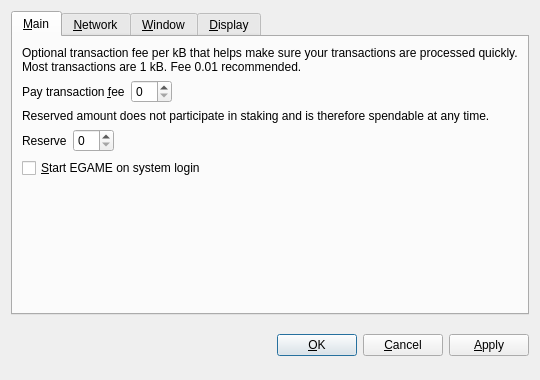
<?xml version="1.0" encoding="UTF-8"?>
<ui version="4.0">
 <class>OptionsDialog</class>
 <widget class="QDialog" name="OptionsDialog">
  <property name="geometry">
   <rect>
    <x>0</x>
    <y>0</y>
    <width>540</width>
    <height>380</height>
   </rect>
  </property>
  <property name="windowTitle">
   <string>Options</string>
  </property>
  <property name="modal">
   <bool>true</bool>
  </property>
  <layout class="QVBoxLayout" name="verticalLayout">
   <item>
    <widget class="QTabWidget" name="tabWidget">
     <property name="tabPosition">
      <enum>QTabWidget::North</enum>
     </property>
     <property name="currentIndex">
      <number>0</number>
     </property>
     <widget class="QWidget" name="tabMain">
      <attribute name="title">
       <string>&amp;Main</string>
      </attribute>
      <layout class="QVBoxLayout" name="verticalLayout_Main">
       <item>
        <widget class="QLabel" name="transactionFeeInfoLabel">
         <property name="text">
          <string>Optional transaction fee per kB that helps make sure your transactions are processed quickly. Most transactions are 1 kB. Fee 0.01 recommended.</string>
         </property>
         <property name="textFormat">
          <enum>Qt::PlainText</enum>
         </property>
         <property name="wordWrap">
          <bool>true</bool>
         </property>
        </widget>
       </item>
       <item>
        <layout class="QHBoxLayout" name="horizontalLayoutFee">
         <item>
          <widget class="QLabel" name="transactionFeeLabel">
           <property name="text">
            <string>Pay transaction &amp;fee</string>
           </property>
           <property name="textFormat">
            <enum>Qt::PlainText</enum>
           </property>
           <property name="buddy">
            <cstring>transactionFee</cstring>
           </property>
          </widget>
         </item>
         <item>
          <widget class="BitcoinAmountField" name="transactionFee"/>
         </item>
         <item>
          <spacer name="horizontalSpacerFee">
           <property name="orientation">
            <enum>Qt::Horizontal</enum>
           </property>
           <property name="sizeHint" stdset="0">
            <size>
             <width>40</width>
             <height>20</height>
            </size>
           </property>
          </spacer>
         </item>
        </layout>
       </item>
       <item>
        <widget class="QLabel" name="reserveBalanceInfoLabel">
         <property name="text">
          <string>Reserved amount does not participate in staking and is therefore spendable at any time.</string>
         </property>
         <property name="textFormat">
          <enum>Qt::PlainText</enum>
         </property>
         <property name="wordWrap">
          <bool>true</bool>
         </property>
        </widget>
       </item>
       <item>
        <layout class="QHBoxLayout" name="horizontalLayoutReserveBalance">
         <item>
          <widget class="QLabel" name="reserveBalanceLabel">
           <property name="text">
            <string>Reserve</string>
           </property>
           <property name="textFormat">
            <enum>Qt::PlainText</enum>
           </property>
           <property name="buddy">
            <cstring>reserveBalance</cstring>
           </property>
          </widget>
         </item>
         <item>
          <widget class="BitcoinAmountField" name="reserveBalance"/>
         </item>
         <item>
          <spacer name="horizontalSpacerReserveBalance">
           <property name="orientation">
            <enum>Qt::Horizontal</enum>
           </property>
           <property name="sizeHint" stdset="0">
            <size>
             <width>40</width>
             <height>20</height>
            </size>
           </property>
          </spacer>
         </item>
        </layout>
       </item>
       <item>
        <widget class="QCheckBox" name="bitcoinAtStartup">
         <property name="toolTip">
          <string>Automatically start EGAME after logging in to the system.</string>
         </property>
         <property name="text">
          <string>&amp;Start EGAME on system login</string>
         </property>
        </widget>
       </item>
       <item>
        <spacer name="verticalSpacer_Main">
         <property name="orientation">
          <enum>Qt::Vertical</enum>
         </property>
         <property name="sizeHint" stdset="0">
          <size>
           <width>20</width>
           <height>40</height>
          </size>
         </property>
        </spacer>
       </item>
      </layout>
     </widget>
     <widget class="QWidget" name="tabNetwork">
      <attribute name="title">
       <string>&amp;Network</string>
      </attribute>
      <layout class="QVBoxLayout" name="verticalLayout_Network">
       <item>
        <widget class="QCheckBox" name="mapPortUpnp">
         <property name="toolTip">
          <string>Automatically open the EGAME client port on the router. This only works when your router supports UPnP and it is enabled.</string>
         </property>
         <property name="text">
          <string>Map port using &amp;UPnP</string>
         </property>
        </widget>
       </item>
       <item>
        <widget class="QCheckBox" name="connectSocks">
         <property name="toolTip">
          <string>Connect to the EGAME network through a SOCKS proxy (e.g. when connecting through Tor).</string>
         </property>
         <property name="text">
          <string>&amp;Connect through SOCKS proxy:</string>
         </property>
        </widget>
       </item>
       <item>
        <layout class="QHBoxLayout" name="horizontalLayout_Network">
         <item>
          <widget class="QLabel" name="proxyIpLabel">
           <property name="text">
            <string>Proxy &amp;IP:</string>
           </property>
           <property name="textFormat">
            <enum>Qt::PlainText</enum>
           </property>
           <property name="buddy">
            <cstring>proxyIp</cstring>
           </property>
          </widget>
         </item>
         <item>
          <widget class="QValidatedLineEdit" name="proxyIp">
           <property name="maximumSize">
            <size>
             <width>140</width>
             <height>16777215</height>
            </size>
           </property>
           <property name="toolTip">
            <string>IP address of the proxy (e.g. 127.0.0.1)</string>
           </property>
          </widget>
         </item>
         <item>
          <widget class="QLabel" name="proxyPortLabel">
           <property name="text">
            <string>&amp;Port:</string>
           </property>
           <property name="textFormat">
            <enum>Qt::PlainText</enum>
           </property>
           <property name="buddy">
            <cstring>proxyPort</cstring>
           </property>
          </widget>
         </item>
         <item>
          <widget class="QLineEdit" name="proxyPort">
           <property name="maximumSize">
            <size>
             <width>55</width>
             <height>16777215</height>
            </size>
           </property>
           <property name="toolTip">
            <string>Port of the proxy (e.g. 9050)</string>
           </property>
          </widget>
         </item>
         <item>
          <widget class="QLabel" name="socksVersionLabel">
           <property name="text">
            <string>SOCKS &amp;Version:</string>
           </property>
           <property name="textFormat">
            <enum>Qt::PlainText</enum>
           </property>
           <property name="buddy">
            <cstring>socksVersion</cstring>
           </property>
          </widget>
         </item>
         <item>
          <widget class="QValueComboBox" name="socksVersion">
           <property name="toolTip">
            <string>SOCKS version of the proxy (e.g. 5)</string>
           </property>
          </widget>
         </item>
         <item>
          <spacer name="horizontalSpacer_Network">
           <property name="orientation">
            <enum>Qt::Horizontal</enum>
           </property>
           <property name="sizeHint" stdset="0">
            <size>
             <width>40</width>
             <height>20</height>
            </size>
           </property>
          </spacer>
         </item>
        </layout>
       </item>
       <item>
        <spacer name="verticalSpacer_Network">
         <property name="orientation">
          <enum>Qt::Vertical</enum>
         </property>
         <property name="sizeHint" stdset="0">
          <size>
           <width>20</width>
           <height>40</height>
          </size>
         </property>
        </spacer>
       </item>
      </layout>
     </widget>
     <widget class="QWidget" name="tabWindow">
      <attribute name="title">
       <string>&amp;Window</string>
      </attribute>
      <layout class="QVBoxLayout" name="verticalLayout_Window">
       <item>
        <widget class="QCheckBox" name="minimizeToTray">
         <property name="toolTip">
          <string>Show only a tray icon after minimizing the window.</string>
         </property>
         <property name="text">
          <string>&amp;Minimize to the tray instead of the taskbar</string>
         </property>
        </widget>
       </item>
       <item>
        <widget class="QCheckBox" name="minimizeOnClose">
         <property name="toolTip">
          <string>Minimize instead of exit the application when the window is closed. When this option is enabled, the application will be closed only after selecting Quit in the menu.</string>
         </property>
         <property name="text">
          <string>M&amp;inimize on close</string>
         </property>
        </widget>
       </item>
       <item>
        <spacer name="verticalSpacer_Window">
         <property name="orientation">
          <enum>Qt::Vertical</enum>
         </property>
         <property name="sizeHint" stdset="0">
          <size>
           <width>20</width>
           <height>40</height>
          </size>
         </property>
        </spacer>
       </item>
      </layout>
     </widget>
     <widget class="QWidget" name="tabDisplay">
      <attribute name="title">
       <string>&amp;Display</string>
      </attribute>
      <layout class="QVBoxLayout" name="verticalLayout_Display">
       <item>
        <layout class="QHBoxLayout" name="horizontalLayout_1_Display">
         <item>
          <widget class="QLabel" name="langLabel">
           <property name="text">
            <string>User Interface &amp;language:</string>
           </property>
           <property name="textFormat">
            <enum>Qt::PlainText</enum>
           </property>
           <property name="buddy">
            <cstring>lang</cstring>
           </property>
          </widget>
         </item>
         <item>
          <widget class="QValueComboBox" name="lang">
           <property name="toolTip">
            <string>The user interface language can be set here. This setting will take effect after restarting EGAME.</string>
           </property>
          </widget>
         </item>
        </layout>
       </item>
       <item>
        <layout class="QHBoxLayout" name="horizontalLayout_2_Display">
         <item>
          <widget class="QLabel" name="unitLabel">
           <property name="text">
            <string>&amp;Unit to show amounts in:</string>
           </property>
           <property name="textFormat">
            <enum>Qt::PlainText</enum>
           </property>
           <property name="buddy">
            <cstring>unit</cstring>
           </property>
          </widget>
         </item>
         <item>
          <widget class="QValueComboBox" name="unit">
           <property name="toolTip">
            <string>Choose the default subdivision unit to show in the interface and when sending coins.</string>
           </property>
          </widget>
         </item>
        </layout>
       </item>
       <item>
        <widget class="QCheckBox" name="displayAddresses">
         <property name="toolTip">
          <string>Whether to show EGAME addresses in the transaction list or not.</string>
         </property>
         <property name="text">
          <string>&amp;Display addresses in transaction list</string>
         </property>
        </widget>
       </item>
       <item>
        <widget class="QCheckBox" name="coinControlFeatures">
         <property name="toolTip">
          <string>Whether to show coin control features or not.</string>
         </property>
         <property name="text">
          <string>Display coin &amp;control features (experts only!)</string>
         </property>
        </widget>
       </item>
       <item>
        <spacer name="verticalSpacer_Display">
         <property name="orientation">
          <enum>Qt::Vertical</enum>
         </property>
         <property name="sizeHint" stdset="0">
          <size>
           <width>20</width>
           <height>40</height>
          </size>
         </property>
        </spacer>
       </item>
      </layout>
     </widget>
    </widget>
   </item>
   <item>
    <layout class="QHBoxLayout" name="horizontalLayout_Buttons">
     <item>
      <spacer name="horizontalSpacer_1">
       <property name="orientation">
        <enum>Qt::Horizontal</enum>
       </property>
       <property name="sizeHint" stdset="0">
        <size>
         <width>40</width>
         <height>48</height>
        </size>
       </property>
      </spacer>
     </item>
     <item>
      <widget class="QLabel" name="statusLabel">
       <property name="font">
        <font>
         <weight>75</weight>
         <bold>true</bold>
        </font>
       </property>
       <property name="text">
        <string/>
       </property>
       <property name="textFormat">
        <enum>Qt::PlainText</enum>
       </property>
       <property name="wordWrap">
        <bool>true</bool>
       </property>
      </widget>
     </item>
     <item>
      <spacer name="horizontalSpacer_2">
       <property name="orientation">
        <enum>Qt::Horizontal</enum>
       </property>
       <property name="sizeHint" stdset="0">
        <size>
         <width>40</width>
         <height>48</height>
        </size>
       </property>
      </spacer>
     </item>
     <item>
      <widget class="QPushButton" name="okButton">
       <property name="text">
        <string>&amp;OK</string>
       </property>
      </widget>
     </item>
     <item>
      <widget class="QPushButton" name="cancelButton">
       <property name="text">
        <string>&amp;Cancel</string>
       </property>
       <property name="autoDefault">
        <bool>false</bool>
       </property>
      </widget>
     </item>
     <item>
      <widget class="QPushButton" name="applyButton">
       <property name="text">
        <string>&amp;Apply</string>
       </property>
       <property name="autoDefault">
        <bool>false</bool>
       </property>
      </widget>
     </item>
    </layout>
   </item>
  </layout>
 </widget>
 <customwidgets>
  <customwidget>
   <class>BitcoinAmountField</class>
   <extends>QSpinBox</extends>
   <header>bitcoinamountfield.h</header>
  </customwidget>
  <customwidget>
   <class>QValueComboBox</class>
   <extends>QComboBox</extends>
   <header>qvaluecombobox.h</header>
  </customwidget>
  <customwidget>
   <class>QValidatedLineEdit</class>
   <extends>QLineEdit</extends>
   <header>qvalidatedlineedit.h</header>
  </customwidget>
 </customwidgets>
 <resources/>
 <connections/>
</ui>
